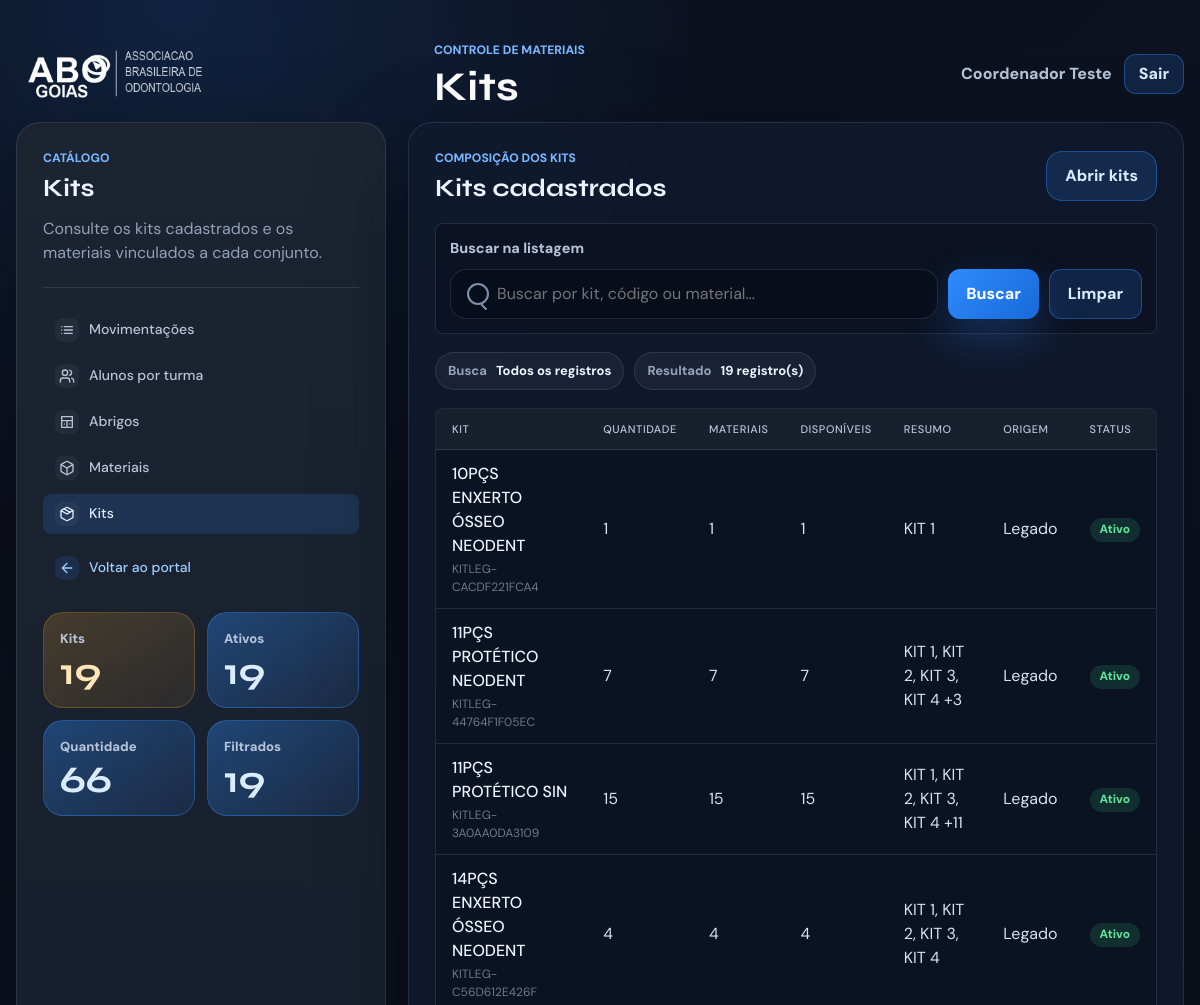
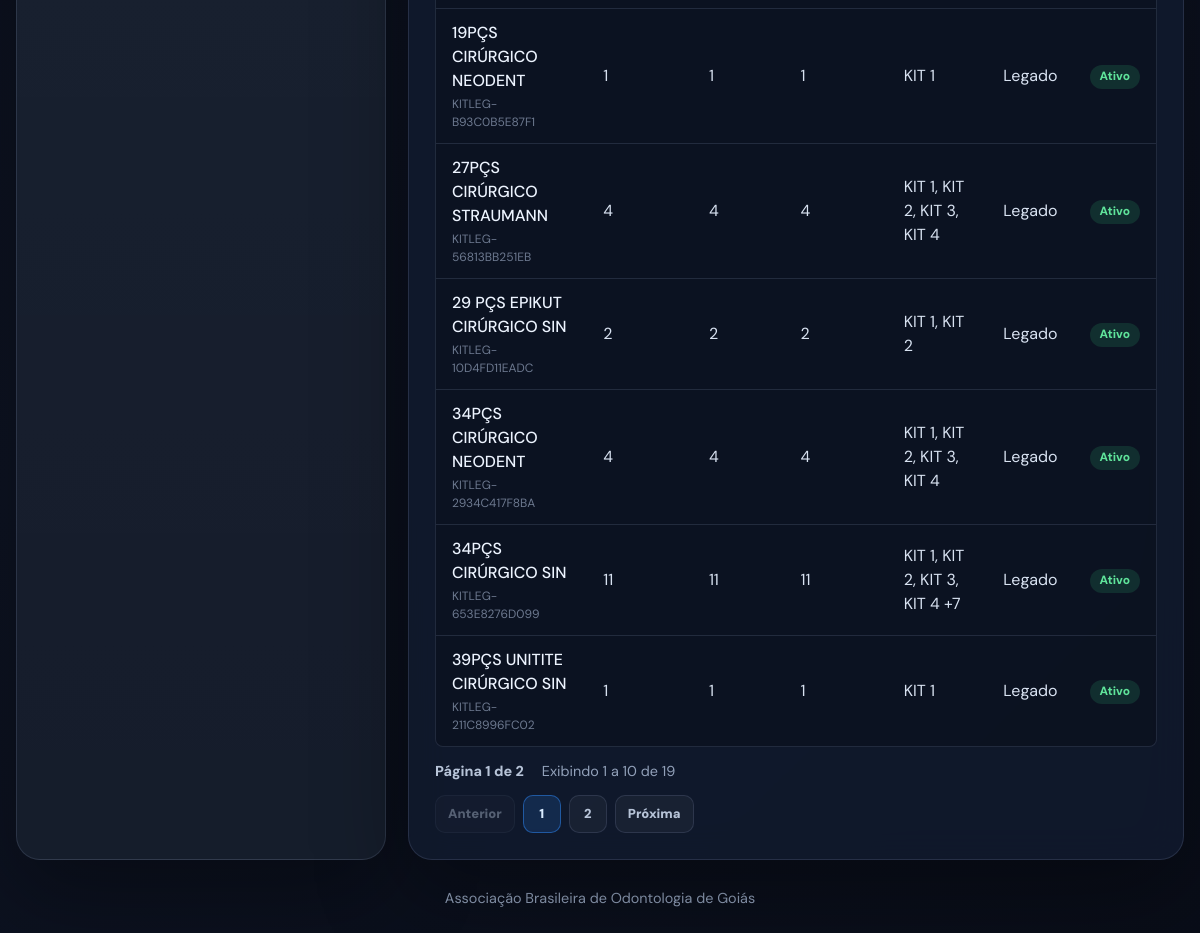
Page /kits/ (signed in) on the committed database (2 pictures, top to bottom).
### core/models.py (models this page shows, shortened)
class ModeloBase(models.Model):
    criado_em = models.DateTimeField(auto_now_add=True)
    atualizado_em = models.DateTimeField(auto_now=True)
    ativo = models.BooleanField(default=True)
    class Meta:
        abstract = True

class Kit(ModeloBase):
    nome = models.CharField(max_length=120)
    codigo = models.CharField(max_length=40, unique=True)
    descricao = models.TextField(blank=True)
    quantidade = models.PositiveIntegerField(default=0)
    origem = models.CharField(
        max_length=20,
        choices=OrigemDados.choices,
        default=OrigemDados.MANUAL,
    )
    ultima_sincronizacao = models.DateTimeField(null=True, blank=True)
    materiais = models.ManyToManyField(
        Material,
        through="KitMaterial",
        related_name="kits",
        blank=True,
    )
    class Meta:
        ordering = ["nome"]
        verbose_name = "kit"
        verbose_name_plural = "kits"

class Material(ModeloBase):
    class UnidadeMedida(models.TextChoices):
        UNIDADE = "UN", "Unidade"
        CAIXA = "CX", "Caixa"
        PACOTE = "PC", "Pacote"
        FRASCO = "FR", "Frasco"
        PAR = "PAR", "Par"
    nome = models.CharField(max_length=120)
    codigo = models.CharField(max_length=40, unique=True)
    descricao = models.TextField(blank=True)
    identificacao = models.CharField(max_length=30, blank=True)
    rotulo_kit = models.CharField(max_length=120, blank=True)
    disponivel = models.BooleanField(default=True)
    unidade_medida = models.CharField(
        max_length=5,
        choices=UnidadeMedida.choices,
        default=UnidadeMedida.UNIDADE,
    )
    quantidade_minima = models.PositiveIntegerField(default=0)
    origem = models.CharField(
        max_length=20,
        choices=OrigemDados.choices,
        default=OrigemDados.MANUAL,
    )
    ultima_sincronizacao = models.DateTimeField(null=True, blank=True)
    class Meta:
        ordering = ["nome"]
        verbose_name = "material"
        verbose_name_plural = "materiais"

### core/views.py (the view, shortened to what this page needs)
# urls.py: path('kits/', views.kits, name='kits'),
@login_required
def kits(request):
    busca = request.GET.get("q", "").strip()
    kits_queryset = (
        Kit.objects.exclude(origem=OrigemDados.EXEMPLO)
        .prefetch_related("itens__material")
        .order_by("nome")
    )
    page_obj, query_string = paginar_queryset(request, kits_queryset)
    for kit in page_obj.object_list:
        itens = list(kit.itens.all())
        kit.total_materiais = len(itens)
        kit.materiais_disponiveis = sum(1 for item in itens if item.material.disponivel)
        kit.materiais_resumo = ", ".join(
            item.material.identificacao or item.material.nome for item in itens[:4]
        )
        if len(itens) > 4:
            kit.materiais_resumo += f" +{len(itens) - 4}"
    kits_base = Kit.objects.exclude(origem=OrigemDados.EXEMPLO)
    metricas = {
        "total": kits_base.count(),
        "ativos": kits_base.filter(ativo=True).count(),
        "quantidade": sum(kit.quantidade for kit in kits_base),
        "filtrados": page_obj.paginator.count,
    }
    return render(
        request,
        "core/kits.html",
        {
            "usuario_logado": request.user,
            "busca": busca,
            "metricas": metricas,
            "kits": page_obj.object_list,
            "page_obj": page_obj,
            "query_string": query_string,
        },
    )

### core/views.py (called while the page is built)
def paginar_queryset(request, queryset):
    query_params = request.GET.copy()
    query_params.pop("page", None)
    paginator = Paginator(queryset, REGISTROS_POR_PAGINA)
    page_obj = paginator.get_page(request.GET.get("page"))
    return page_obj, query_params.urlencode()

### core/templates/core/kits.html (shortened to what this page needs)
{% extends "core/base.html" %}
{% block header_eyebrow %}Controle de materiais{% endblock %}
{% block header_title %}Kits{% endblock %}
{% block content %}
    <main class="page-shell">
        <div class="layout-grid">
            <aside class="panel config-panel">
                <p class="section-label">Catálogo</p>
                <h2>Kits</h2>
                <p class="panel-copy">Consulte os kits cadastrados e os materiais vinculados a cada conjunto.</p>
                {% include "core/partials/menu_sistemas.html" with menu_app="cme" active_page="kits" %}
                <div class="metric-grid">
                    <div class="metric-card">
                        <span class="metric-label">Kits</span>
                        <strong>{{ metricas.total }}</strong>
                    </div>
                    <div class="metric-card">
                        <span class="metric-label">Ativos</span>
                        <strong>{{ metricas.ativos }}</strong>
                    </div>
                    <div class="metric-card">
                        <span class="metric-label">Quantidade</span>
                        <strong>{{ metricas.quantidade }}</strong>
                    </div>
                    <div class="metric-card">
                        <span class="metric-label">Filtrados</span>
                        <strong>{{ metricas.filtrados }}</strong>
                    </div>
                </div>
            </aside>
            <section class="panel results-panel">
                <div class="results-topbar">
                    <div>
                        <p class="section-label">Composição dos kits</p>
                        <h2>Kits cadastrados</h2>
                    </div>
                    <a class="button secondary admin-link" href="/admin/core/kit/">Abrir kits</a>
                </div>
                <form class="results-search" method="get">
                    <label class="search-label" for="results-q-kits">Buscar na listagem</label>
                    <div class="results-search-row">
                        <div class="search-control">
                            <input id="results-q-kits" type="search" name="q" value="{{ busca }}" placeholder="Buscar por kit, código ou material...">
                        </div>
                        <button class="button primary" type="submit">Buscar</button>
                        <a class="button secondary" href="{% url 'kits' %}">Limpar</a>
                    </div>
                </form>
                <div class="selection-summary">
                    <div class="info-chip">
                        <span>Busca</span>
                        <strong>{{ busca|default:"Todos os registros" }}</strong>
                    </div>
                    <div class="info-chip">
                        <span>Resultado</span>
                        <strong>{{ page_obj.paginator.count }} registro(s)</strong>
                    </div>
                </div>
                <div class="table-wrap data-table-wrap">
                    <table class="data-table">
                        <thead>
                            <tr>
                                <th>Kit</th>
                                <th>Quantidade</th>
                                <th>Materiais</th>
                                <th>Disponíveis</th>
                                <th>Resumo</th>
                                <th>Origem</th>
                                <th>Status</th>
                            </tr>
                        </thead>
                        <tbody>
                            {% for kit in kits %}
                                <tr>
                                    <td>
                                        <strong>{{ kit.nome }}</strong>
                                        <span class="cell-muted">{{ kit.codigo }}</span>
                                    </td>
                                    <td>{{ kit.quantidade }}</td>
                                    <td>{{ kit.total_materiais }}</td>
                                    <td>{{ kit.materiais_disponiveis }}</td>
                                    <td>{{ kit.materiais_resumo|default:"Sem materiais vinculados" }}</td>
                                    <td>{{ kit.get_origem_display }}</td>
                                    <td>
                                        {% if kit.ativo %}
                                            <span class="badge badge-devolvido">Ativo</span>
                                        {% else %}
                                            <span class="badge badge-atrasado">Inativo</span>
                                        {% endif %}
                                    </td>
                                </tr>
                            {% endfor %}
                        </tbody>
                    </table>
                </div>
                {% include "core/partials/paginacao.html" %}
            </section>
        </div>
    </main>
{% endblock %}

### core/templates/core/base.html (shortened to what this page needs)
{% load static %}
<!doctype html>
<html lang="pt-BR">
<head>
    <link rel="stylesheet" href="{% static 'core/css/home.css' %}">
</head>
<body class="{% block body_class %}{% endblock %}">
    <header class="app-header {% block header_class %}{% endblock %}">
        <div class="header-inner">
            <div class="brand">
                <img class="brand-logo" src="{% static 'core/img/logo.png' %}" alt="ABO Goiás">
                {% block header_brand_text %}
                    <div>
                        <p class="eyebrow">{% block header_eyebrow %}ABO Goiás{% endblock %}</p>
                        <h1>{% block header_title %}Sistemas internos{% endblock %}</h1>
                    </div>
                {% endblock %}
            </div>
            {% if usuario_logado %}
                <div class="user-menu">
                    <span>{{ usuario_logado.get_full_name|default:usuario_logado.username }}</span>
                    <form method="post" action="{% url 'logout' %}">
                        <button class="button secondary compact-button" type="submit">Sair</button>
                    </form>
                </div>
            {% endif %}
        </div>
    </header>
    {% block content %}{% endblock %}
    {% block footer %}
        <footer class="footer">
            Associação Brasileira de Odontologia de Goiás
        </footer>
    {% endblock %}
</body>
</html>

### rows in the picture
Kit: nome "10PÇS ENXERTO ÓSSEO NEODENT", codigo "KITLEG-CACDF221FCA4", quantidade "1", total_materiais "1", materiais_disponiveis "1", materiais_resumo "KIT 1", origem "Legado", ativo "Ativo"
Kit: nome "11PÇS PROTÉTICO NEODENT", codigo "KITLEG-44764F1F05EC", quantidade "7", total_materiais "7", materiais_disponiveis "7", materiais_resumo "KIT 1, KIT 2, KIT 3, KIT 4 +3", origem "Legado", ativo "Ativo"
Kit: nome "11PÇS PROTÉTICO SIN", codigo "KITLEG-3A0AA0DA3109", quantidade "15", total_materiais "15", materiais_disponiveis "15", materiais_resumo "KIT 1, KIT 2, KIT 3, KIT 4 +11", origem "Legado", ativo "Ativo"
Kit: nome "14PÇS ENXERTO ÓSSEO NEODENT", codigo "KITLEG-C56D612E426F", quantidade "4", total_materiais "4", materiais_disponiveis "4", materiais_resumo "KIT 1, KIT 2, KIT 3, KIT 4", origem "Legado", ativo "Ativo"
Kit: nome "19PÇS CIRÚRGICO NEODENT", codigo "KITLEG-B93C0B5E87F1", quantidade "1", total_materiais "1", materiais_disponiveis "1", materiais_resumo "KIT 1", origem "Legado", ativo "Ativo"
Kit: nome "27PÇS CIRÚRGICO STRAUMANN", codigo "KITLEG-56813BB251EB", quantidade "4", total_materiais "4", materiais_disponiveis "4", materiais_resumo "KIT 1, KIT 2, KIT 3, KIT 4", origem "Legado", ativo "Ativo"
Kit: nome "29 PÇS EPIKUT CIRÚRGICO SIN", codigo "KITLEG-10D4FD11EADC", quantidade "2", total_materiais "2", materiais_disponiveis "2", materiais_resumo "KIT 1, KIT 2", origem "Legado", ativo "Ativo"
Kit: nome "34PÇS CIRÚRGICO NEODENT", codigo "KITLEG-2934C417F8BA", quantidade "4", total_materiais "4", materiais_disponiveis "4", materiais_resumo "KIT 1, KIT 2, KIT 3, KIT 4", origem "Legado", ativo "Ativo"
Kit: nome "34PÇS CIRÚRGICO SIN", codigo "KITLEG-653E8276D099", quantidade "11", total_materiais "11", materiais_disponiveis "11", materiais_resumo "KIT 1, KIT 2, KIT 3, KIT 4 +7", origem "Legado", ativo "Ativo"
Kit: nome "39PÇS UNITITE CIRÚRGICO SIN", codigo "KITLEG-211C8996FC02", quantidade "1", total_materiais "1", materiais_disponiveis "1", materiais_resumo "KIT 1", origem "Legado", ativo "Ativo"

### other values in the picture
{{ usuario_logado.get_full_name|default:usuario_logado.username }} "Coordenador Teste"
{{ metricas.total }} "19"
{{ metricas.ativos }} "19"
{{ metricas.quantidade }} "66"
{{ metricas.filtrados }} "19"
{{ busca|default:"Todos os registros" }} "Todos os registros"
{{ page_obj.paginator.count }} "19"
{{ page_obj.number }} "1"
{{ page_obj.paginator.num_pages }} "2"
{{ page_obj.start_index }} "1"
{{ page_obj.end_index }} "10"
{{ numero }} "1"
{{ numero }} "2"
